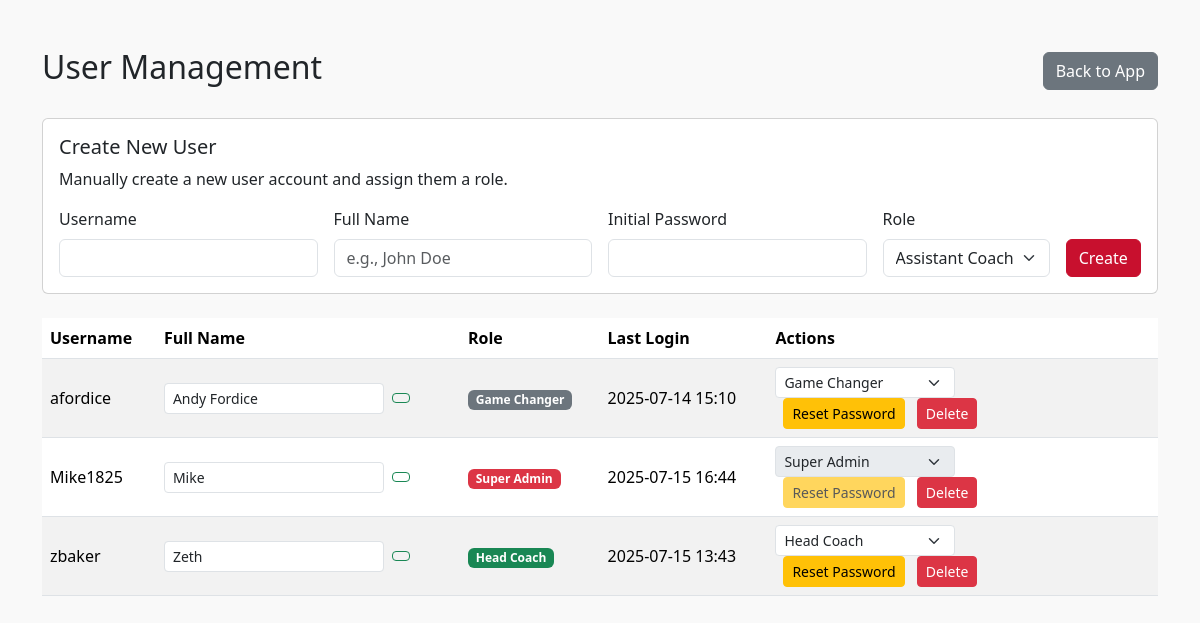
/admin/users (signed in), run on an earlier commit of the app's database.
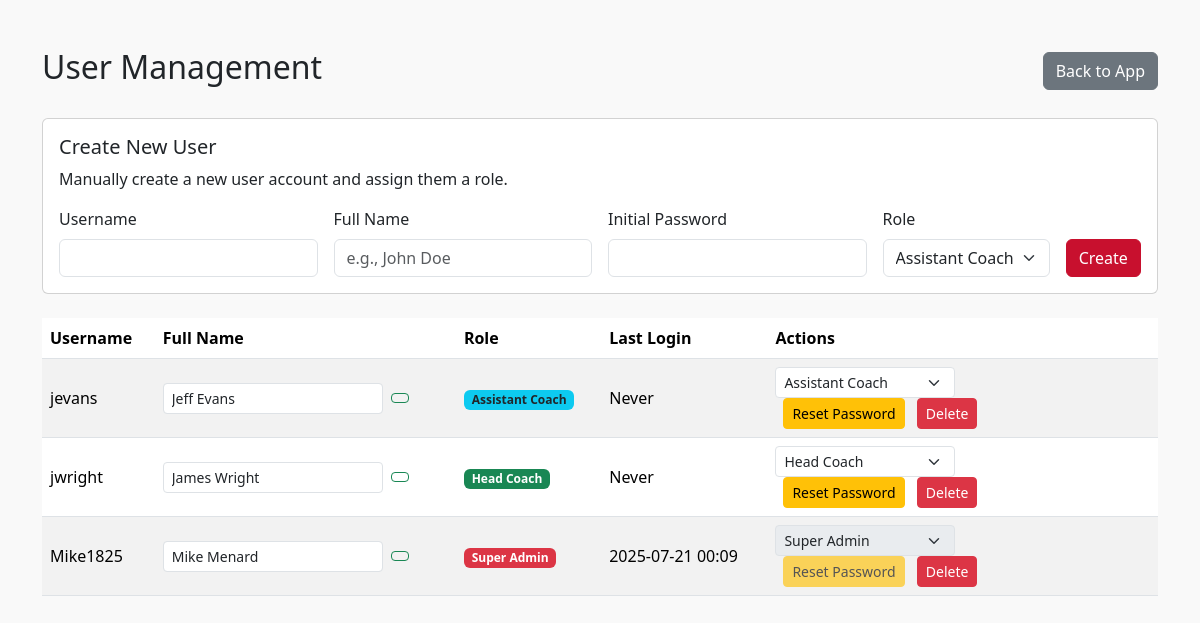
And on a later commit of the database.
### models.py (models this page shows, shortened)
class User(Base):
    __tablename__ = 'users'
    id = Column(Integer, primary_key=True)
    username = Column(String, unique=True, nullable=False)
    full_name = Column(String(100), nullable=True) # <<< This line is crucial
    password_hash = Column(String, nullable=False)
    role = Column(String, default='Coach')
    last_login = Column(String) # Stored as string for now, consider DateTime
    tab_order = Column(Text) # Storing JSON string
    player_order = Column(Text) # Storing JSON string
    team_id = Column(Integer, ForeignKey('teams.id'), nullable=False)
    team = relationship("Team", back_populates="users")

### app.py (the view)
@app.route('/admin/users')
@admin_required
def user_management():
    db = SessionLocal()
    try:
        users = db.query(User).all()
        return render_template('user_management.html', users=users, session=session)
    finally:
        db.close()

### app.py (called while the page is built)
def admin_required(f):
    @wraps(f)
    def decorated_function(*args, **kwargs):
        if not session.get('logged_in'):
            return redirect(url_for('login'))
        if session.get('role') not in ['Head Coach', 'Super Admin']:
            flash('You must be a Head Coach or Super Admin to access this page.', 'danger')
            return redirect(url_for('home'))
        return f(*args, **kwargs)
    return decorated_function

### templates/user_management.html (shortened to what this page needs)
<!DOCTYPE html>
<html lang="en">
<head>
  <link href="https://cdn.jsdelivr.net/npm/bootstrap@5.3.2/dist/css/bootstrap.min.css" rel="stylesheet">
</head>
<body>
<div class="container mt-5">
  <div class="d-flex justify-content-between align-items-center mb-4">
    <h2>User Management</h2>
    <a href="{{ url_for('home') }}" class="btn btn-secondary">Back to App</a>
  </div>
  <div class="card mb-4">
    <div class="card-body">
      <h5 class="card-title">Create New User</h5>
      <p>Manually create a new user account and assign them a role.</p>
      <form method="POST" action="{{ url_for('add_user') }}" class="row g-3 align-items-end">
        <div class="col-12 col-md-3">
          <label for="username" class="form-label">Username</label>
          <input type="text" class="form-control" id="username" name="username" required>
        </div>
        <div class="col-12 col-md-3">
          <label for="full_name" class="form-label">Full Name</label>
          <input type="text" class="form-control" id="full_name" name="full_name" placeholder="e.g., John Doe">
        </div>
        <div class="col-12 col-md-3">
          <label for="password" class="form-label">Initial Password</label>
          <input type="password" class="form-control" id="password" name="password" required>
        </div>
        <div class="col-12 col-md-2 col-lg-2">
          <label for="role" class="form-label">Role</label>
          <select name="role" id="role" class="form-select">
            <option value="Assistant Coach" selected>Assistant Coach</option>
          </select>
        </div>
        <div class="col-12 col-md-1 col-lg-1">
          <button type="submit" class="btn btn-primary w-100">Create</button>
        </div>
      </form>
    </div>
  </div>
  <div class="table-responsive">
    <table class="table table-striped align-middle">
        <thead>
            <tr>
                <th>Username</th>
                <th>Full Name</th>
                <th>Role</th>
                <th>Last Login</th>
                <th style="width: 35%;">Actions</th>
            </tr>
        </thead>
        <tbody>
            {% for user in users|sort(attribute='username') %}
            <tr>
                <td>{{ user.username }}</td>
                <td>
                    <form action="{{ url_for('update_user_details', username=user.username) }}" method="POST" class="d-inline-flex align-items-center gap-2">
                        <input type="text" name="full_name" class="form-control form-control-sm" value="{{ user.full_name or '' }}" placeholder="Full Name">
                        <button type="submit" class="btn btn-sm btn-outline-success" title="Save Name"></button>
                    </form>
                </td>
                <td>
                    {% if user.role == 'Super Admin' %}
                        <span class="badge bg-danger">Super Admin</span>
                    {% elif user.role == 'Head Coach' %}
                        <span class="badge bg-success">Head Coach</span>
                    {% elif user.role == 'Assistant Coach' %}
                        <span class="badge bg-info text-dark">Assistant Coach</span>
                    {% elif user.role == 'Game Changer' %}
                        <span class="badge bg-secondary">Game Changer</span>
                    {% else %}
                        <span class="badge bg-light text-dark">{{ user.role }}</span>
                    {% endif %}
                </td>
                <td>{{ user.last_login or 'Never' }}</td>
                <td>
                    <form action="{{ url_for('change_user_role', username=user.username) }}" method="POST" class="d-inline me-2">
                        <select name="role" class="form-select form-select-sm" onchange="this.form.submit()" style="max-width: 180px;" {% if user.username.lower() == 'mike1825' %}disabled{% endif %}>
                            <option value="Assistant Coach" {% if user.role == 'Assistant Coach' %}selected{% endif %}>Assistant Coach</option>
                            <option value="Game Changer" {% if user.role == 'Game Changer' %}selected{% endif %}>Game Changer</option>
                            <option value="Head Coach" {% if user.role == 'Head Coach' %}selected{% endif %}>Head Coach</option>
                            {% if session.role == 'Super Admin' %}
                            <option value="Super Admin" {% if user.role == 'Super Admin' %}selected{% endif %}>Super Admin</option>
                            {% endif %}
                        </select>
                    </form>
                    <form action="{{ url_for('reset_password', username=user.username) }}" method="POST" class="d-inline me-2">
                        <button type="submit" class="btn btn-sm btn-warning" onclick="return confirm('Are you sure you want to reset the password for this user?');" {% if user.username.lower() == 'mike1825' %}disabled{% endif %}>Reset Password</button>
                    </form>
                    <a href="{{ url_for('delete_user', username=user.username) }}" class="btn btn-sm btn-danger" onclick="return confirm('Are you sure you want to delete this user?');" {% if user.username.lower() == 'mike1825' %}disabled{% endif %}>Delete</a>
                </td>
            </tr>
            {% endfor %}
        </tbody>
    </table>
  </div>
</div>
</body>
</html>

### templates/user_management.html (style rules this page uses)
body { background-color: #f9f9f9; }
.btn-primary { background-color: #c8102e; border-color: #c8102e; }

What changed in the data, as far as the page shows it:
removed User: username "afordice", full_name "Andy Fordice", shows "Game Changer", last_login "2025-07-14 15:10", role "Game Changer"
added User: username "jevans", full_name "Jeff Evans", shows "Assistant Coach", last_login "Never", role "Assistant Coach"
changed User "Head Coach": username "zbaker" → "jwright"; full_name "Zeth" → "James Wright"; last_login "2025-07-15 13:43" → "Never"; moves up the list
changed User "Mike1825": full_name "Mike" → "Mike Menard"; last_login "2025-07-15 16:44" → "2025-07-21 00:09"
